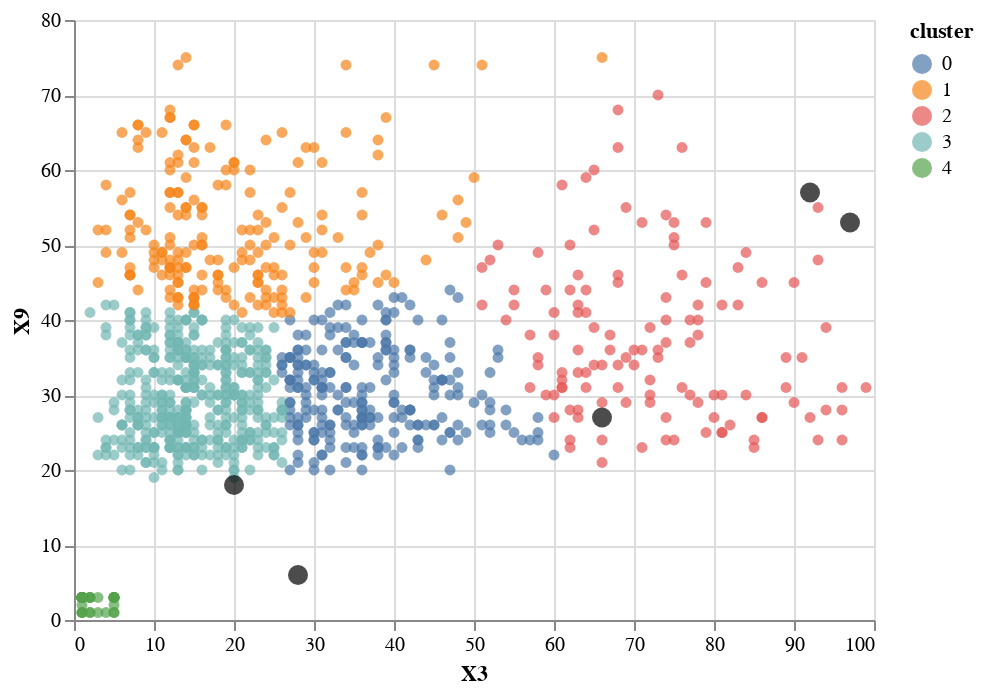

Here is the notebook cell this chart was saved with:
### Code cell
x3_min=X['X3'].min()
x3_max=X['X3'].max()

x9_min=X['X9'].min()
x9_max=X['X9'].max()

print(x3_min,x3_max,x9_min,x9_max,sep='\n')

centroids=pd.DataFrame()
centroids['X3']=random.sample(range(x3_min,x3_max),5)
centroids['X9']=random.sample(range(x9_min,x9_max),5)
centroids['cluster']=centroids.index

chart2=alt.Chart(centroids).mark_circle(size=100).encode(x='X3',y='X9',color=alt.value('black'),
                                   tooltip=['cluster','X3','X9'])

kmeans=KMeans(random_state=100,n_clusters=5, init='k-means++',n_init=100)
kmeans.fit(X_scaled)
kmeans.transform(X_scaled)
df['cluster']=kmeans.predict(X_scaled)

chart1=alt.Chart(df).mark_circle().encode(x='X3',y='X9',color='cluster:N',
                                   tooltip=['cluster1','X3','X9']).interactive()

chart1+chart2

### Figure 1 — Vega-Lite specification as saved in the notebook (floating-point values rounded to 4 significant figures; data arrays with more than 128 entries replaced by an {"elided": "..."} marker saying what was removed)
{"config": {"view": {"continuousWidth": 400, "continuousHeight": 300}}, "layer": [{"data": {"name": "data-0e4a45a4fc6657c235f84478fcae3cec"}, "mark": "circle", "encoding": {"color": {"type": "nominal", "field": "cluster"}, "tooltip": [{"type": "quantitative", "field": "cluster1"}, {"type": "quantitative", "field": "X3"}, {"type": "quantitative", "field": "X9"}], "x": {"type": "quantitative", "field": "X3"}, "y": {"type": "quantitative", "field": "X9"}}}, {"data": {"name": "data-f8c6b024733674f4bfec33c788335c31"}, "mark": {"type": "circle", "size": 100}, "encoding": {"color": {"value": "black"}, "tooltip": [{"type": "quantitative", "field": "cluster"}, {"type": "quantitative", "field": "X3"}, {"type": "quantitative", "field": "X9"}], "x": {"type": "quantitative", "field": "X3"}, "y": {"type": "quantitative", "field": "X9"}}}], "$schema": "https://vega.github.io/schema/vega-lite/v4.8.1.json", "datasets": {"data-0e4a45a4fc6657c235f84478fcae3cec": {"elided": "1000 records"}, "data-f8c6b024733674f4bfec33c788335c31": [{"X3": 66, "X9": 27, "cluster": 0}, {"X3": 92, "X9": 57, "cluster": 1}, {"X3": 97, "X9": 53, "cluster": 2}, {"X3": 28, "X9": 6, "cluster": 3}, {"X3": 20, "X9": 18, "cluster": 4}]}}
